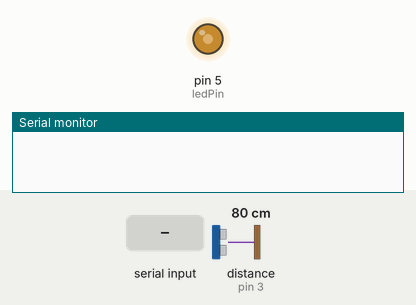
This sketch was run on a simulated Arduino Uno, built with avr-gcc and run on an emulated ATmega328P. Parts: output pins drawn as LEDs (lit = HIGH), the last lines printed to the serial monitor. Inputs (shaded band) come from the test bench; at power-on: distance to the obstacle (sensor on pin 3) 80 cm. The echo pulse lasts 58.3 µs per cm.

Above: at 1.2 s.
1.3 s: "90,45\n" received over Serial
At 2.1 s:
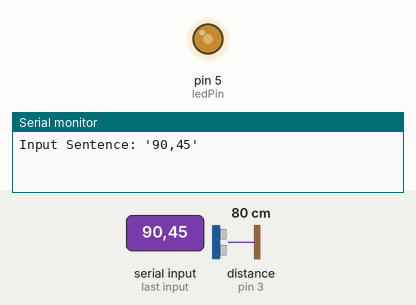
4.3 s: distance to the obstacle (sensor on pin 3) set to 41 cm
5.8 s: distance to the obstacle (sensor on pin 3) set to 35 cm
At 6.5 s:
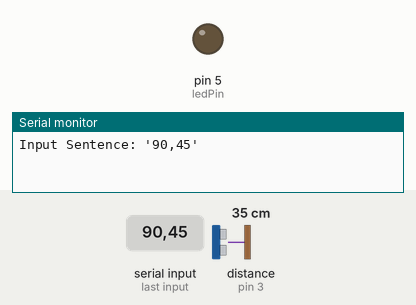
Timing chart, 0 to 8.8 s (numbered marks = the images above; inputs shaded):
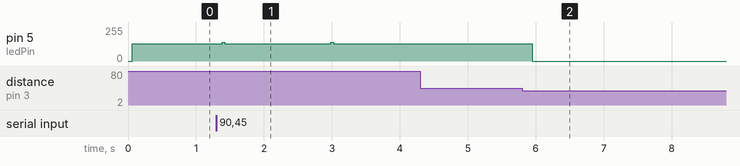

Measured:
- the behaviour switches between 39 and 38 cm on distance to the obstacle (sensor on pin 3) (found by bisection; images 1 and 2)
- after the input at 1.3 s, pin 5 (ledPin): 128/255 → 141/255 after 0.09 s, → 128/255 0.04 s later, → 140/255 1.6 s later, → 128/255 0.04 s later
- after the input at 4.3 s, every drawn part: stays the same
- after the input at 5.8 s, pin 5 (ledPin): 128/255 → 0/255 after 0.15 s

The sketch:

Exp9a2_2Way_Ceiling.ino
```cpp
/* Te doen in deze code

- missingSourceTimeout minimum checken
- bitDuration minimum checken
- PORTD of digitalWrite nu beter?
- Werkt code volledig?
- Alles verklaring geven
- Tekst inleidingen schrijven

*/


// ------------------  Libraries   ---------------------- //

#include <TimerOne.h>

// ------------------  Variables   ---------------------- //

// - - - - - - - - - -   Mutual   - - - - - - - - - - - - //

const int frequencyInact = 100;  // Frequency value for inactive state
const int bitDuration = 40;      // Duration of each bit (clock time)

float timeBegin;      // Start time of each loop iteration
float timeEnd;        // End time of each loop iteration
float delayDuration;  // Create a duration variable

bool isReading = false;

// - - - - - - - - -   Transmitter   - - - - - - - - - - - //

const int ledPin = 5;  // Pin number for the LED

const int frequencyOut0 = 700;  // Frequency for bit 0
const int frequencyOut1 = 800;  // Frequency for bit 1

const unsigned long period0 = 0.5e6 / frequencyOut0;          // Period for bit 0
const unsigned long period1 = 0.5e6 / frequencyOut1;          // Period for bit 1
const unsigned long inactivePeriod = 0.5e6 / frequencyInact;  // Inactive period for the timer

String InputString = "";  // Stores the received input string

bool stringComplete = false;

// - - - - - - - - - -   Receiever   - - - - - - - - - - - - //

const int PhotoPin = 3;  // Define the input pin for the photodiode

int i = 0;  // Counter variable
int j = 0;
int k = 0;
int bitValue;  // Variable to hold received bit value

float pulseHigh;  // High time of incoming pulse
float pulseLow;   // Low time of incoming pulse

float pulseTotal;  // Total time of incoming pulse
float frequency;   // Calculated frequency of signal

const int frequencyTolerance = 50;  // Tolerance range for frequency comparison
const int frequencyIn0 = 500;       // Frequency value for bit 0
const int frequencyIn1 = 600;       // Frequency value for bit 1

const int missingSourceTimeout = 24000;  // Timeout for pulseIn()

String byteString = "";  // Store the received byte string
String OutputString = "";


// ------------------  void setup   ---------------------- //

void setup() {
  Serial.begin(230400);  // Start serial communication

  pinMode(PhotoPin, INPUT);  // Set the input pin for the photodiode
  pinMode(ledPin, OUTPUT);   // Set LED pin as output

  Timer1.initialize(inactivePeriod);  // Initialize timer with inactivePeriod
  Timer1.attachInterrupt(blinkLED);
}


// ------------------  void loop   ---------------------- //

void loop() {

  timeBegin = millis();
  CheckRead();

  if (isReading || j) {
    LiFiRead();
  }

  if (!isReading && stringComplete) {
    transmitString(InputString);  // Transmit the received string
    InputString = "";             // Reset input string
    stringComplete = false;       // Reset stringComplete flag
  }
}

// ------------------  void serialEvent   ---------------------- //

void serialEvent() {

  if (isReading == false) {

    while (Serial.available()) {

      char inChar = (char)Serial.read();

      if (inChar != '\n')
        InputString += inChar;  // Append character to InputString

      else if (inChar == '\n')
        stringComplete = true;  // Set the stringComplete flag when end of line is reached
    }
     Serial.print("Input Sentence: '");
     Serial.print(InputString);
     Serial.println("'");
  }
}

// ------------------  void CheckRead   ---------------------- //

void CheckRead() {

  GetFrequency();

  if (abs(frequency - frequencyIn0) <= frequencyTolerance || abs(frequency - frequencyIn1) <= frequencyTolerance) {
    isReading = true;
    Timer1.setPeriod(1000);
  }


  else if (abs(frequency - frequencyInact) <= 3) {
    isReading = false;
    if (k == 1) j = 1;
  }

  // else {
  //   // Serial.println("No expected frequency detected in CheckRead()");
  //   isReading = false;
  // }
}


// ------------------  void GetFreq   ---------------------- //

void GetFrequency() {

  pulseHigh = pulseIn(PhotoPin, HIGH, missingSourceTimeout);  // Measure the duration of the high pulse
  pulseLow = pulseIn(PhotoPin, LOW, missingSourceTimeout);    // Measure the duration of the low pulse

  // Serial.println(pulseHigh);
  // Serial.println(pulseLow);

  pulseTotal = pulseHigh + pulseLow;  // Calculate the total duration of the pulse
  frequency = 1e6 / pulseTotal;       // Calculate the frequency of the signal
  // Serial.println(frequency);
}


// ------------------  void LifiRead   ------------------------- //

void LiFiRead() {

  // timeBeginOut = millis();  // Record the start time of the loop iteration
  k = 1;

  GetFrequency();

  if (abs(frequency - frequencyIn0) <= frequencyTolerance) {  // Compare the frequency to determine the bit value

    bitValue = 0;
    byteString += String(bitValue);  // Append the bit value to the byte string
    Serial.print("Byte String: ");   // Print the byte string
    Serial.println(byteString);
    //byteString = "";
  }

  else if (abs(frequency - frequencyIn1) <= frequencyTolerance) {

    bitValue = 1;
    byteString += String(bitValue);  // Append the bit value to the byte string
    Serial.print("Byte String: ");   // Print the byte string
    Serial.println(byteString);
    //byteString = "";
  }

  else if (abs(frequency - frequencyInact) <= 3) {
    byteString = "";  // Reset the byte string if frequency indicates inactive state
  }

  else {
    // Handle error case where frequency is not within the expected range
    // Serial.println("No expected frequency detected in LifiRead()");
  }

  if (byteString.length() == 8) {  // If the byte string is complete (8 bits), convert it to a character and add it to the sentence

    char character = strtol(byteString.c_str(), NULL, 2);
    OutputString += character;
    //Serial.print("Byte String: ");        // Print the byte string
    //Serial.println(byteString);
    byteString = "";  // Reset the byte string
    i = 1;
  }

  if (abs(frequency - frequencyInact) <= 3 && i == 1) {  // If the frequency indicates inactive state and a byte string has been processed, print the sentence

    Serial.println("");
    Serial.print("Output Sentence: ");
    Serial.println(OutputString);


    OutputString = "";  // Reset the sentence
    isReading = false;
    i = 0;
    j = 0;
    k = 0;
  }

  timeEnd = millis();  // Record the end time of the loop iteration

  delayDuration = bitDuration - (timeEnd - timeBegin);

  if (delayDuration > 0) {
    delay(delayDuration);
  }
}


// ------------------  void transmitString()   ---------------------- //

void transmitString(String input) {

  for (int l = 0; l < input.length(); l++) {
    char character = input.charAt(l);

    for (int m = 7; m >= 0; m--) {
      bool bit = bitRead(character, m);
      transmitBit(bit);  // Transmit each character as bits
    }
  }
  //Serial.println("");
  Timer1.setPeriod(inactivePeriod);  // Restore the original timer period
}


// ------------------  Variables   ---------------------- //

void transmitBit(bool bit) {

  if (bit){
    Timer1.setPeriod(period1);  // Set timer period for bit 1
   // Serial.print("1");
  }
  else{
    Timer1.setPeriod(period0);  // Set timer period for bit 0
   // Serial.print("0");
  }

  delay(bitDuration);
}


// ------------------  void blinkLED()   ---------------------- //

void blinkLED() {
  static bool ledState = false;
  ledState = !ledState;

  if (ledState && !isReading)  // Set LED pin port directly HIGH
    PORTD |= (1 << PD5);

  else  // Set LED pin port directly LOW
    PORTD &= ~(1 << PD5);
}
```
